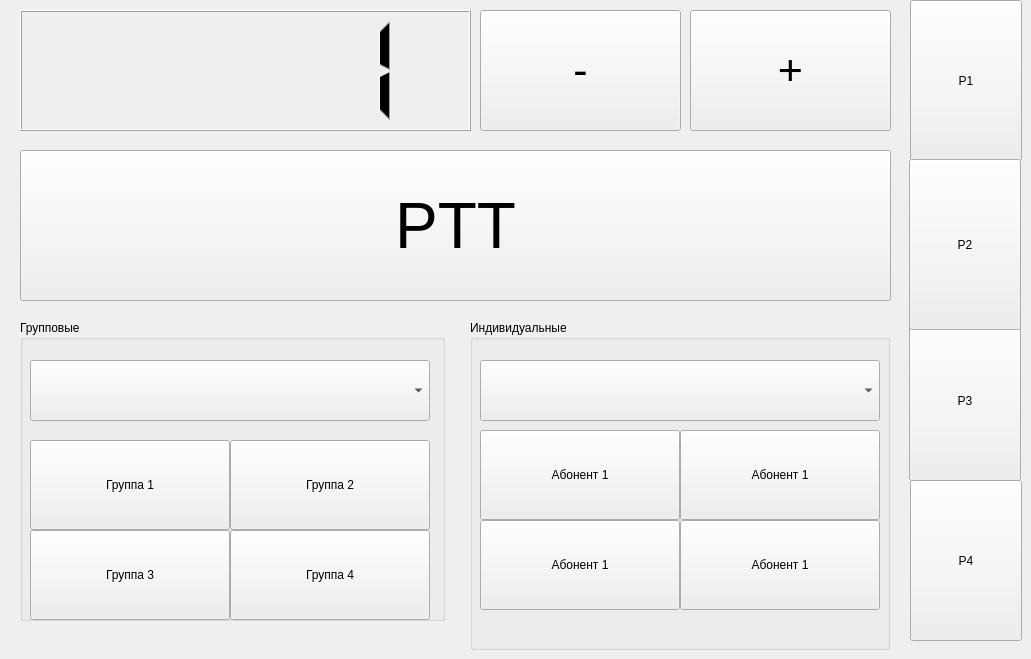
    <widget class="QWidget" name="tab_2">
     <attribute name="title">
      <string>Радио2</string>
     </attribute>
     <widget class="QLCDNumber" name="lcdNumber_7">
      <property name="geometry">
       <rect>
        <x>20</x>
        <y>10</y>
        <width>451</width>
        <height>121</height>
       </rect>
      </property>
      <property name="font">
       <font>
        <pointsize>11</pointsize>
        <italic>false</italic>
        <bold>false</bold>
       </font>
      </property>
      <property name="segmentStyle">
       <enum>QLCDNumber::Filled</enum>
      </property>
      <property name="intValue" stdset="0">
       <number>1</number>
      </property>
     </widget>
     <widget class="QPushButton" name="pushButton_121">
      <property name="geometry">
       <rect>
        <x>480</x>
        <y>10</y>
        <width>201</width>
        <height>121</height>
       </rect>
      </property>
      <property name="font">
       <font>
        <pointsize>32</pointsize>
       </font>
      </property>
      <property name="text">
       <string>-</string>
      </property>
     </widget>
     <widget class="QPushButton" name="pushButton_122">
      <property name="geometry">
       <rect>
        <x>690</x>
        <y>10</y>
        <width>201</width>
        <height>121</height>
       </rect>
      </property>
      <property name="font">
       <font>
        <pointsize>32</pointsize>
       </font>
      </property>
      <property name="text">
       <string>+</string>
      </property>
     </widget>
     <widget class="QPushButton" name="pushButton_123">
      <property name="geometry">
       <rect>
        <x>20</x>
        <y>150</y>
        <width>871</width>
        <height>151</height>
       </rect>
      </property>
      <property name="font">
       <font>
        <pointsize>48</pointsize>
       </font>
      </property>
      <property name="text">
       <string>PTT</string>
      </property>
     </widget>
     <widget class="QGroupBox" name="groupBox_21">
      <property name="geometry">
       <rect>
        <x>20</x>
        <y>320</y>
        <width>425</width>
        <height>301</height>
       </rect>
      </property>
      <property name="title">
       <string>Групповые </string>
      </property>
      <widget class="QComboBox" name="comboBox_21">
       <property name="geometry">
        <rect>
         <x>10</x>
         <y>40</y>
         <width>400</width>
         <height>61</height>
        </rect>
       </property>
      </widget>
      <widget class="QPushButton" name="pushButton_157">
       <property name="geometry">
        <rect>
         <x>10</x>
         <y>120</y>
         <width>200</width>
         <height>90</height>
        </rect>
       </property>
       <property name="text">
        <string>Группа 1</string>
       </property>
      </widget>
      <widget class="QPushButton" name="pushButton_158">
       <property name="geometry">
        <rect>
         <x>210</x>
         <y>120</y>
         <width>200</width>
         <height>90</height>
        </rect>
       </property>
       <property name="text">
        <string>Группа 2</string>
       </property>
      </widget>
      <widget class="QPushButton" name="pushButton_159">
       <property name="geometry">
        <rect>
         <x>10</x>
         <y>210</y>
         <width>200</width>
         <height>90</height>
        </rect>
       </property>
       <property name="text">
        <string>Группа 3</string>
       </property>
      </widget>
      <widget class="QPushButton" name="pushButton_160">
       <property name="geometry">
        <rect>
         <x>210</x>
         <y>210</y>
         <width>200</width>
         <height>90</height>
        </rect>
       </property>
       <property name="text">
        <string>Группа 4</string>
       </property>
      </widget>
     </widget>
     <widget class="QGroupBox" name="groupBox_22">
      <property name="geometry">
       <rect>
        <x>470</x>
        <y>320</y>
        <width>420</width>
        <height>330</height>
       </rect>
      </property>
      <property name="title">
       <string>Индивидуальные</string>
      </property>
      <widget class="QComboBox" name="comboBox_22">
       <property name="geometry">
        <rect>
         <x>10</x>
         <y>40</y>
         <width>400</width>
         <height>61</height>
        </rect>
       </property>
      </widget>
      <widget class="QPushButton" name="pushButton_161">
       <property name="geometry">
        <rect>
         <x>10</x>
         <y>110</y>
         <width>200</width>
         <height>90</height>
        </rect>
       </property>
       <property name="text">
        <string>Абонент 1</string>
       </property>
      </widget>
      <widget class="QPushButton" name="pushButton_162">
       <property name="geometry">
        <rect>
         <x>210</x>
         <y>110</y>
         <width>200</width>
         <height>90</height>
        </rect>
       </property>
       <property name="text">
        <string>Абонент 1</string>
       </property>
      </widget>
      <widget class="QPushButton" name="pushButton_163">
       <property name="geometry">
        <rect>
         <x>210</x>
         <y>200</y>
         <width>200</width>
         <height>90</height>
        </rect>
       </property>
       <property name="text">
        <string>Абонент 1</string>
       </property>
      </widget>
      <widget class="QPushButton" name="pushButton_164">
       <property name="geometry">
        <rect>
         <x>10</x>
         <y>200</y>
         <width>200</width>
         <height>90</height>
        </rect>
       </property>
       <property name="text">
        <string>Абонент 1</string>
       </property>
      </widget>
     </widget>
     <widget class="QPushButton" name="pushButton_165">
      <property name="geometry">
       <rect>
        <x>909</x>
        <y>320</y>
        <width>112</width>
        <height>161</height>
       </rect>
      </property>
      <property name="text">
       <string>P3</string>
      </property>
     </widget>
     <widget class="QPushButton" name="pushButton_166">
      <property name="geometry">
       <rect>
        <x>910</x>
        <y>0</y>
        <width>112</width>
        <height>161</height>
       </rect>
      </property>
      <property name="text">
       <string>P1</string>
      </property>
     </widget>
     <widget class="QPushButton" name="pushButton_167">
      <property name="geometry">
       <rect>
        <x>909</x>
        <y>159</y>
        <width>112</width>
        <height>171</height>
       </rect>
      </property>
      <property name="text">
       <string>P2</string>
      </property>
     </widget>
     <widget class="QPushButton" name="pushButton_168">
      <property name="geometry">
       <rect>
        <x>910</x>
        <y>480</y>
        <width>112</width>
        <height>161</height>
       </rect>
      </property>
      <property name="text">
       <string>P4</string>
      </property>
     </widget>
    </widget>
